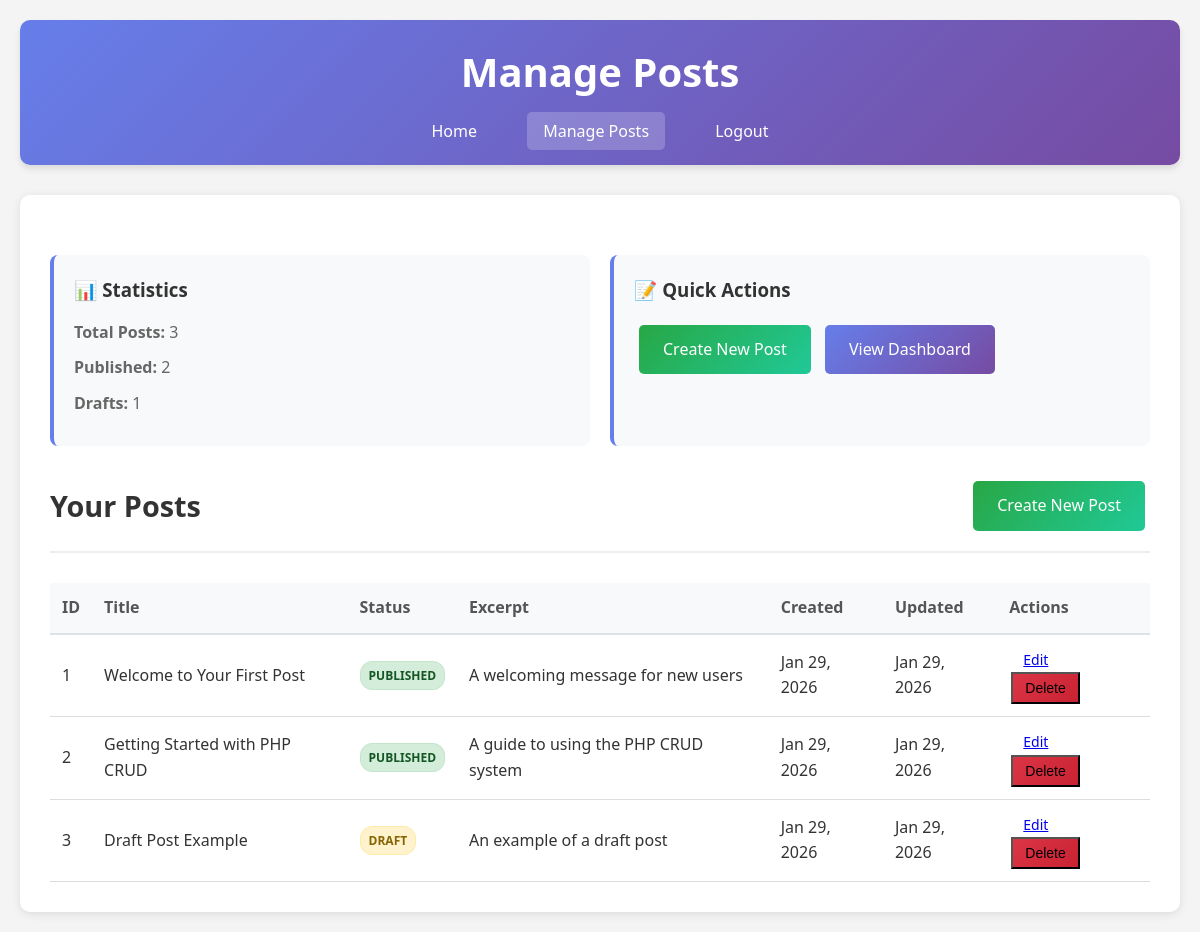
Screenshot of /posts.php (signed in) with the database file from the repository.
### tables this page shows
CREATE TABLE IF NOT EXISTS posts (
    id INT AUTO_INCREMENT PRIMARY KEY,
    title VARCHAR(200) NOT NULL,
    content TEXT NOT NULL,
    excerpt VARCHAR(300),
    status ENUM('draft', 'published', 'archived') DEFAULT 'draft',
    user_id INT,
    created_at TIMESTAMP DEFAULT CURRENT_TIMESTAMP,
    updated_at TIMESTAMP DEFAULT CURRENT_TIMESTAMP ON UPDATE CURRENT_TIMESTAMP,
    FOREIGN KEY (user_id) REFERENCES users(id) ON DELETE CASCADE,
    INDEX idx_user_id (user_id),
    INDEX idx_status (status),
    INDEX idx_created_at (created_at)
);

### posts.php (the view, shortened to what this page needs)
<?php
require_once 'auth_helper.php';
$user = getCurrentUser();
$edit_post = null;
$action = isset($_GET['action']) ? $_GET['action'] : '';
$posts = [];
$sql = "SELECT * FROM posts WHERE user_id = ? ORDER BY created_at DESC";
$stmt = $conn->prepare($sql);
$stmt->bind_param("i", $user['id']);
$stmt->execute();
$result = $stmt->get_result();
while ($row = $result->fetch_assoc()) {
    $posts[] = $row;
}
$total_posts = count($posts);
$published_posts = count(array_filter($posts, function($post) { return $post['status'] == 'published'; }));
$draft_posts = count(array_filter($posts, function($post) { return $post['status'] == 'draft'; }));
?>
<!DOCTYPE html>
<html lang="en">
<head>
    <link rel="stylesheet" href="style.css">
</head>
<body>
    <div class="container">
        <div class="header">
            <h1>Manage Posts</h1>
            <nav>
                <a href="welcome.php" class="nav-link">Home</a>
                <a href="posts.php" class="nav-link active">Manage Posts</a>
                <a href="logout.php" class="nav-link">Logout</a>
            </nav>
        </div>
        <div class="content">
            <div class="stats">
                <div class="stat-card">
                    <h3>📊 Statistics</h3>
                    <p><strong>Total Posts:</strong> <?php echo $total_posts; ?></p>
                    <p><strong>Published:</strong> <?php echo $published_posts; ?></p>
                    <p><strong>Drafts:</strong> <?php echo $draft_posts; ?></p>
                </div>
                <div class="stat-card">
                    <h3>📝 Quick Actions</h3>
                    <a href="posts.php?action=create" class="btn btn-primary">Create New Post</a>
                    <a href="welcome.php" class="btn">View Dashboard</a>
                </div>
            </div>
            <?php if ($action == 'create' || $edit_post): ?>
                <div class="form-container">
                    <h2><?php echo $edit_post ? 'Edit Post' : 'Create New Post'; ?></h2>
                    <form method="POST" action="posts.php">
                        <input type="hidden" name="action" value="<?php echo $edit_post ? 'update' : 'create'; ?>">
                        <?php if ($edit_post): ?>
                            <input type="hidden" name="id" value="<?php echo $edit_post['id']; ?>">
                        <?php endif; ?>
                        <div class="form-group">
                            <label for="title">Post Title:</label>
                            <input type="text" id="title" name="title" required
                                   value="<?php echo $edit_post ? htmlspecialchars($edit_post['title']) : ''; ?>">
                        </div>
                        <div class="form-group">
                            <label for="excerpt">Excerpt (Optional):</label>
                            <input type="text" id="excerpt" name="excerpt"
                                   value="<?php echo $edit_post ? htmlspecialchars($edit_post['excerpt']) : ''; ?>"
                                   placeholder="Brief description of the post">
                        </div>
                        <div class="form-group">
                            <label for="status">Status:</label>
                            <select id="status" name="status" class="form-control">
                                <option value="draft" <?php echo ($edit_post && $edit_post['status'] == 'draft') ? 'selected' : ''; ?>>Draft</option>
                                <option value="published" <?php echo ($edit_post && $edit_post['status'] == 'published') ? 'selected' : ''; ?>>Published</option>
                                <option value="archived" <?php echo ($edit_post && $edit_post['status'] == 'archived') ? 'selected' : ''; ?>>Archived</option>
                            </select>
                        </div>
                        <div class="form-group">
                            <label for="content">Content:</label>
                            <textarea id="content" name="content" rows="8" required><?php echo $edit_post ? htmlspecialchars($edit_post['content']) : ''; ?></textarea>
                        </div>
                        <button type="submit" class="btn">
                            <?php echo $edit_post ? 'Update Post' : 'Create Post'; ?>
                        </button>
                        <a href="posts.php" class="btn">Cancel</a>
                    </form>
                </div>
            <?php else: ?>
                <div class="content-header">
                    <h2>Your Posts</h2>
                    <a href="posts.php?action=create" class="btn btn-primary">Create New Post</a>
                </div>
                <?php if (count($posts) > 0): ?>
                    <table class="data-table">
                        <thead>
                            <tr>
                                <th>ID</th>
                                <th>Title</th>
                                <th>Status</th>
                                <th>Excerpt</th>
                                <th>Created</th>
                                <th>Updated</th>
                                <th>Actions</th>
                            </tr>
                        </thead>
                        <tbody>
                            <?php foreach ($posts as $post): ?>
                                <tr>
                                    <td><?php echo $post['id']; ?></td>
                                    <td><?php echo htmlspecialchars($post['title']); ?></td>
                                    <td>
                                        <span class="status-badge status-<?php echo $post['status']; ?>">
                                            <?php echo ucfirst($post['status']); ?>
                                        </span>
                                    </td>
                                    <td><?php echo htmlspecialchars(substr($post['excerpt'], 0, 50)) . (strlen($post['excerpt']) > 50 ? '...' : ''); ?></td>
                                    <td><?php echo date('M j, Y', strtotime($post['created_at'])); ?></td>
                                    <td><?php echo date('M j, Y', strtotime($post['updated_at'])); ?></td>
                                    <td>
                                        <a href="posts.php?action=edit&id=<?php echo $post['id']; ?>" class="btn-small">Edit</a>
                                        <form method="POST" action="posts.php" style="display: inline;">
                                            <button type="submit" class="btn-small btn-danger"
                                                    onclick="return confirm('Are you sure you want to delete this post?')">
                                                Delete
                                            </button>
                                        </form>
                                    </td>
                                </tr>
                            <?php endforeach; ?>
                        </tbody>
                    </table>
                <?php endif; ?>
            <?php endif; ?>
        </div>
    </div>
</body>
</html>

### style.css (style rules this page uses)
* { margin: 0; padding: 0; box-sizing: border-box; }
body { font-family: 'Segoe UI', Tahoma, Geneva, Verdana, sans-serif; line-height: 1.6; color: #333; background-color: #f4f4f4; }
.container { max-width: 1200px; margin: 0 auto; padding: 20px; }
.header { background: linear-gradient(135deg, #667eea 0%, #764ba2 100%); color: white; padding: 20px 0; margin-bottom: 30px; border-radius: 10px; box-shadow: 0 4px 6px rgba(0, 0, 0, 0.1); }
.header h1 { text-align: center; margin-bottom: 15px; font-size: 2.5em; }
.header nav { text-align: center; }
.nav-link { color: white; text-decoration: none; margin: 0 15px; padding: 8px 16px; border-radius: 5px; transition: background-color 0.3s ease; }
.nav-link:hover, .nav-link.active { background-color: rgba(255, 255, 255, 0.2); }
.btn { display: inline-block; background: linear-gradient(135deg, #667eea 0%, #764ba2 100%); color: white; padding: 12px 24px; text-decoration: none; border: none; border-radius: 5px; cursor: pointer; font-size: 16px; transition: transform 0.2s ease, box-shadow 0.2s ease; margin: 5px; }
.btn-primary { background: linear-gradient(135deg, #28a745 0%, #20c997 100%); }
.btn-small { padding: 6px 12px; font-size: 14px; margin: 0 2px; }
.btn-danger { background: linear-gradient(135deg, #dc3545 0%, #c82333 100%); }
.content { background: white; padding: 30px; border-radius: 10px; box-shadow: 0 2px 10px rgba(0, 0, 0, 0.1); }
.content-header { display: flex; justify-content: space-between; align-items: center; margin-bottom: 30px; padding-bottom: 15px; border-bottom: 2px solid #eee; }
.content-header h2 { color: #333; font-size: 1.8em; }
.data-table { width: 100%; border-collapse: collapse; margin-top: 20px; }
.data-table th, .data-table td { padding: 12px; text-align: left; border-bottom: 1px solid #ddd; }
.data-table th { background-color: #f8f9fa; font-weight: 600; color: #555; border-bottom: 2px solid #dee2e6; }
.stats { display: grid; grid-template-columns: repeat(auto-fit, minmax(250px, 1fr)); gap: 20px; margin: 30px 0; }
.stat-card { background: #f8f9fa; padding: 20px; border-radius: 8px; border-left: 4px solid #667eea; }
.stat-card h3 { color: #333; margin-bottom: 15px; }
.stat-card p { color: #666; margin-bottom: 10px; }
.status-badge { display: inline-block; padding: 4px 8px; border-radius: 12px; font-size: 12px; font-weight: 600; text-transform: uppercase; }
.status-published { background-color: #d4edda; color: #155724; border: 1px solid #c3e6cb; }
.status-draft { background-color: #fff3cd; color: #856404; border: 1px solid #ffeaa7; }

### rows the page displays
posts: id "1", title "Welcome to Your First Post", status "PUBLISHED", excerpt "A welcoming message for new users", created_at "Jan 29, 2026", updated_at "Jan 29, 2026"
posts: id "2", title "Getting Started with PHP CRUD", status "PUBLISHED", excerpt "A guide to using the PHP CRUD system", created_at "Jan 29, 2026", updated_at "Jan 29, 2026"
posts: id "3", title "Draft Post Example", status "DRAFT", excerpt "An example of a draft post", created_at "Jan 29, 2026", updated_at "Jan 29, 2026"

### other values shown
$total_posts "3"
$published_posts "2"
$draft_posts "1"
